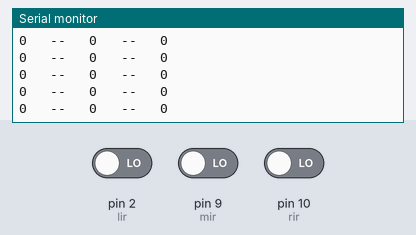
The sketch below on a simulated Arduino Uno, built with avr-gcc and run on an emulated ATmega328P. Parts: the last lines printed to the serial monitor. The test bench sets the inputs (shaded band); at power-on: pin 2 (lir) LOW, pin 9 (mir) LOW, pin 10 (rir) LOW.

Above: at 1.2 s.
1.3 s: pin 2 (lir) driven HIGH
At 2.1 s:
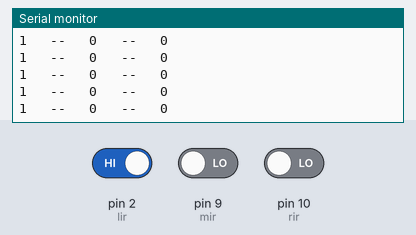
4.3 s: pin 9 (mir) driven HIGH
At 5.4 s:
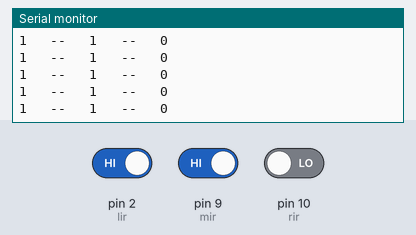
5.8 s: pin 10 (rir) driven HIGH
At 6.6 s:
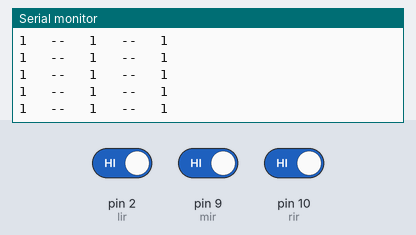
8.8 s: pin 2 (lir) driven LOW
At 9.4 s:
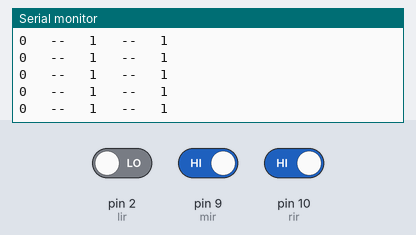
11.8 s: pin 9 (mir) driven LOW
At 12.4 s:
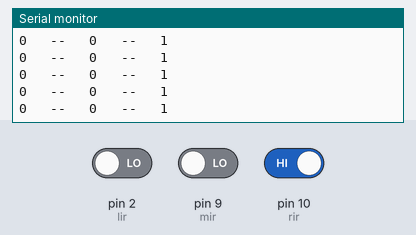

Measured:
- after the input at 1.3 s, the serial monitor: prints a new line after 0.08 s (image 1)
- after the input at 4.3 s, the serial monitor: prints a new line after 0.08 s (image 2)
- after the input at 5.8 s, the serial monitor: prints a new line after 0.07 s (image 3)
- after the input at 8.8 s, the serial monitor: prints a new line after 0.08 s (image 4)
- after the input at 11.8 s, the serial monitor: prints a new line after 0.08 s (image 5)

The sketch:

IR_Basics.ino
```cpp
#define lir 2
#define mir 9
#define rir 10

int l=1;
int m=1;
int r=1;


void setup() {
  // put your setup code here, to run once:
  Serial.begin(9600);

  pinMode(lir,INPUT);
  pinMode(mir,INPUT);
  pinMode(rir,INPUT);

  digitalWrite(5,LOW);
  digitalWrite(6,HIGH);

}

void loop() {
  // put your main code here, to run repeatedly:

  l=digitalRead(lir);
  m=digitalRead(mir);
  r=digitalRead(rir);

  Serial.print(l);
  Serial.print( "\t -- \t");
  Serial.print(m);
  Serial.print( "\t -- \t");
  Serial.println(r);

}
```
